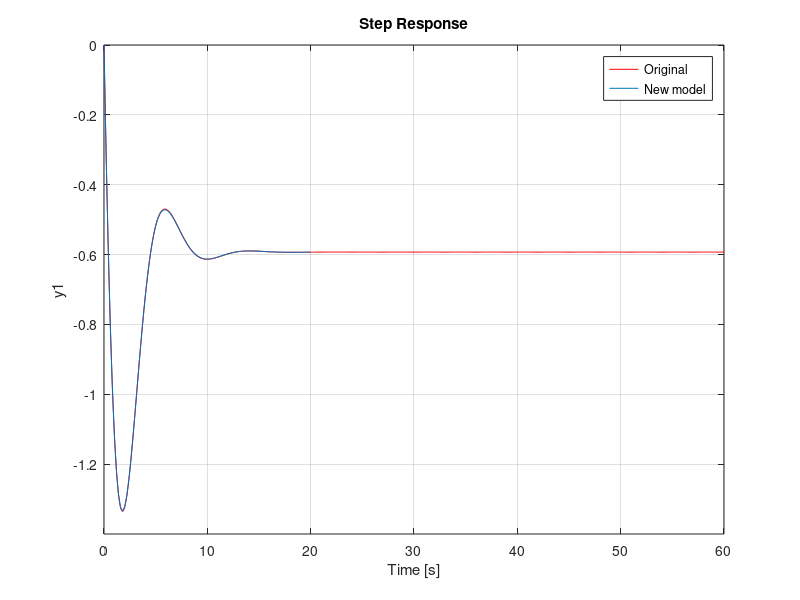

Source code (MATLAB):
clear
clc

k1 = -0.5929;
k2 = -1.6305;
T=8.2;
wd = 2*pi/T;
load('response.mat');
qt = output_pitch_rate_q(2);
qtT = output_pitch_rate_q(2+82);
AItem = (log((k1-qt)/(k1-qtT))).^2./(4.*pi.^2);
dampRatio = sqrt(AItem./(1+AItem));
wn = wd/(sqrt(1-dampRatio^2));

plot(time, output_pitch_rate_q,'r');

SteadyStateError = 0.188;

n1 = k2
n2 = k1.*wn.^2
d1 = 1
d2 = 2.*dampRatio*wn
d3 = wn.^2
hold on
s=tf('s');
sys = (n1*s + n2)/(d1*s^2+d2*s+d3);
step(sys);
axis([0 60 -1.4 0]);
legend('Original','New model');
hold off
